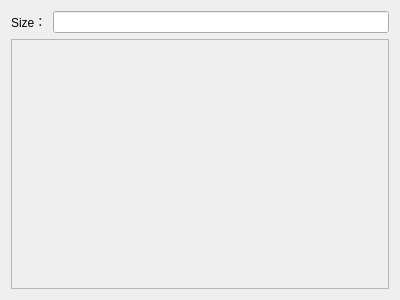
<?xml version="1.0" encoding="UTF-8"?>
<ui version="4.0">
 <class>OImageClipViewer</class>
 <widget class="QWidget" name="OImageClipViewer">
  <property name="geometry">
   <rect>
    <x>0</x>
    <y>0</y>
    <width>400</width>
    <height>300</height>
   </rect>
  </property>
  <property name="windowTitle">
   <string>Form</string>
  </property>
  <layout class="QGridLayout" name="gridLayout">
   <item row="0" column="0">
    <layout class="QVBoxLayout" name="verticalLayout">
     <item>
      <layout class="QHBoxLayout" name="horizontalLayout">
       <item>
        <widget class="QLabel" name="label">
         <property name="text">
          <string>Size：</string>
         </property>
        </widget>
       </item>
       <item>
        <widget class="QLineEdit" name="sizeLine">
         <property name="readOnly">
          <bool>true</bool>
         </property>
        </widget>
       </item>
      </layout>
     </item>
     <item>
      <widget class="QScrollArea" name="scrollArea">
       <property name="widgetResizable">
        <bool>true</bool>
       </property>
       <widget class="QWidget" name="scrollAreaWidgetContents">
        <property name="geometry">
         <rect>
          <x>0</x>
          <y>0</y>
          <width>378</width>
          <height>246</height>
         </rect>
        </property>
       </widget>
      </widget>
     </item>
    </layout>
   </item>
  </layout>
 </widget>
 <resources/>
 <connections/>
</ui>
